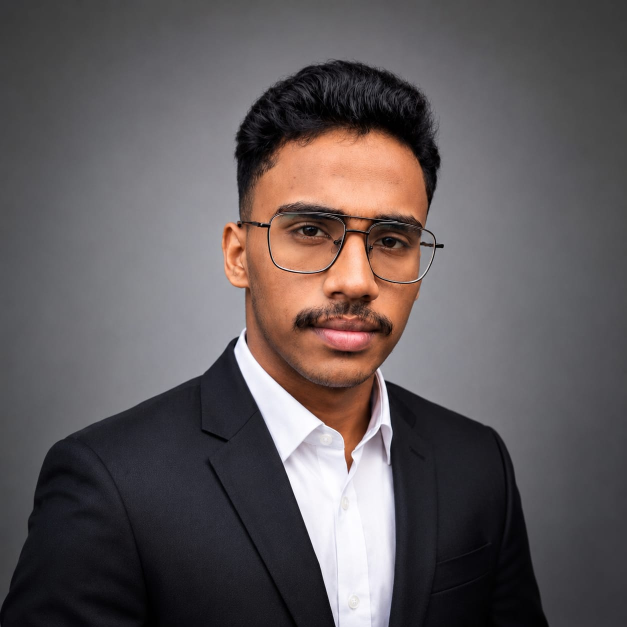
#> input picture assets/photo-ready.png, 1254 x 1254 px, found by its file name (shown at 1/2 size)
$ python render_portrait.py
#> lines starting #> are read from the running program, lines starting #| are printed output that depends on the picture
from pathlib import Path
from PIL import Image, ImageOps, ImageEnhance

INPUT = Path("assets/photo-ready.png")
OUTPUT = Path("portrait.svg")

WIDTH = 66
CHARSET = "@%#*+=-:. "

if not INPUT.exists():
    raise FileNotFoundError(
        "assets/photo-ready.png not found."
    )

img = Image.open(INPUT).convert("L")
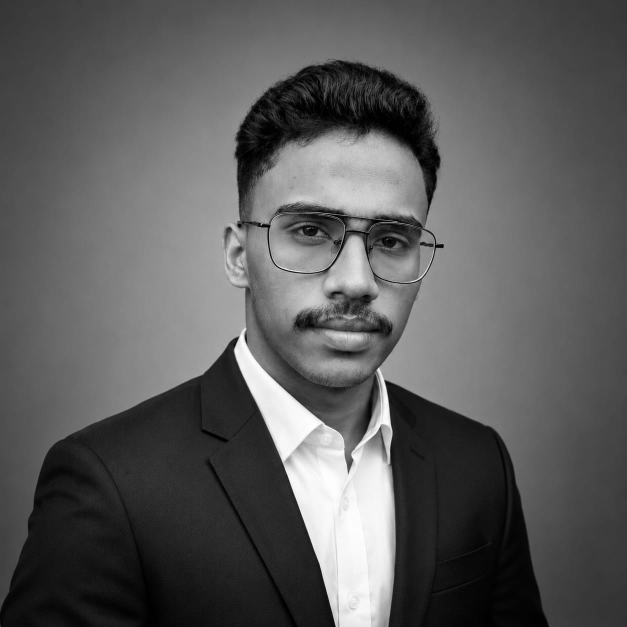
#> img: PIL image 1254x1254 L (shown at 1/2 size); min 0, max 255, mean 91.1

# Improve contrast
img = ImageEnhance.Contrast(img).enhance(1.6)
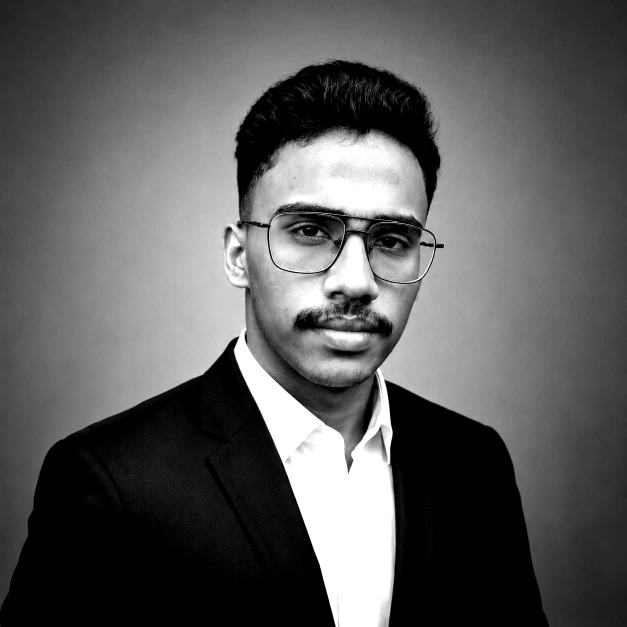
#> img: PIL image 1254x1254 L (shown at 1/2 size); min 0, max 255, mean 91.8

# Crop to square around the main portrait
img = ImageOps.fit(
    img,
    (900, 900),
    method=Image.Resampling.LANCZOS
)
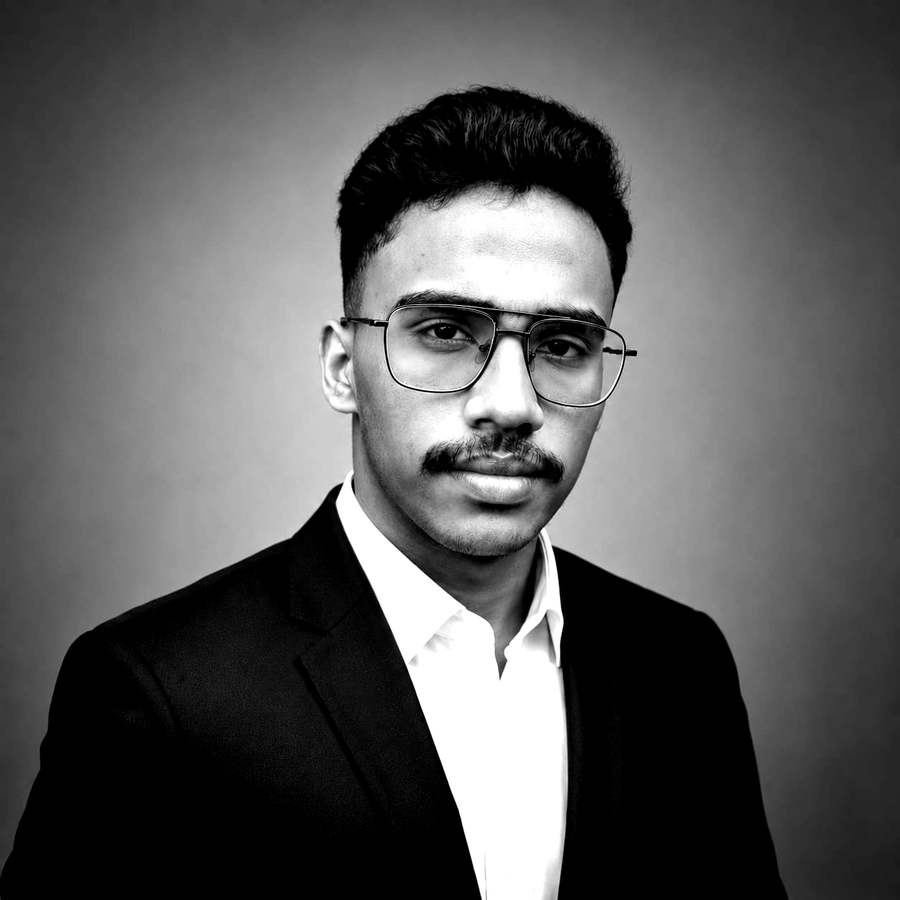
#> img: PIL image 900x900 L; min 0, max 255, mean 91.8

# ASCII characters are taller than they are wide,
# so reduce the image height.
aspect_ratio = img.height / img.width
#> aspect_ratio = 1
height = int(WIDTH * aspect_ratio * 0.48)
#> height = 31

img = img.resize(
    (WIDTH, height),
    Image.Resampling.LANCZOS
)
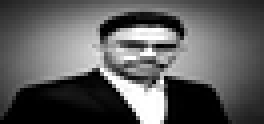
#> img: PIL image 66x31 L (shown 4 times larger); min 0, max 255, mean 91.9

pixels = list(img.getdata())
#> pixels = 2046 values, max 255 at index 496, min 0 at index 358, mean 91.94

ascii_lines = []

for y in range(height):
    line = ""

    for x in range(WIDTH):
        pixel = pixels[y * WIDTH + x]

        index = int(
            pixel / 255 * (len(CHARSET) - 1)
        )

        line += CHARSET[index]

    ascii_lines.append(line)
#> after the loop, ascii_lines = 31 items

FONT_SIZE = 12
LINE_HEIGHT = 13

SVG_WIDTH = 760
SVG_HEIGHT = len(ascii_lines) * LINE_HEIGHT + 100
#> SVG_HEIGHT = 503

text_lines = []

for i, line in enumerate(ascii_lines):
    y = 70 + i * LINE_HEIGHT

    safe_line = (
        line.replace("&", "&amp;")
            .replace("<", "&lt;")
            .replace(">", "&gt;")
    )

    text_lines.append(
        f'<text x="35" y="{y}" class="ascii">{safe_line}</text>'
    )
#> this loop made 31 passes
#> y on passes 1 to 12: 70, 83, 96, 109, 122, 135, 148, 161, 174, 187, 200, 213
#> after the loop, text_lines = 31 items

svg = f'''
<svg
xmlns="http://www.w3.org/2000/svg"
width="{SVG_WIDTH}"
height="{SVG_HEIGHT}"
viewBox="0 0 {SVG_WIDTH} {SVG_HEIGHT}"
>

<style>

.bg {{
    fill: #0d1117;
}}

.border {{
    fill: none;
    stroke: #30363d;
    stroke-width: 2;
}}

.title {{
    fill: #58a6ff;
    font-family: monospace;
    font-size: 18px;
    font-weight: bold;
}}

.ascii {{
    fill: #39d353;
    font-family: monospace;
    font-size: {FONT_SIZE}px;
    white-space: pre;
}}

</style>

<rect
class="bg"
width="100%"
height="100%"
rx="12"
/>

<rect
class="border"
x="2"
y="2"
width="{SVG_WIDTH - 4}"
height="{SVG_HEIGHT - 4}"
rx="12"
/>

<text
x="35"
y="38"
class="title">
$ render portrait --ascii
</text>

{''.join(text_lines)}

</svg>
'''

OUTPUT.write_text(svg, encoding="utf-8")

print("portrait.svg generated successfully")
